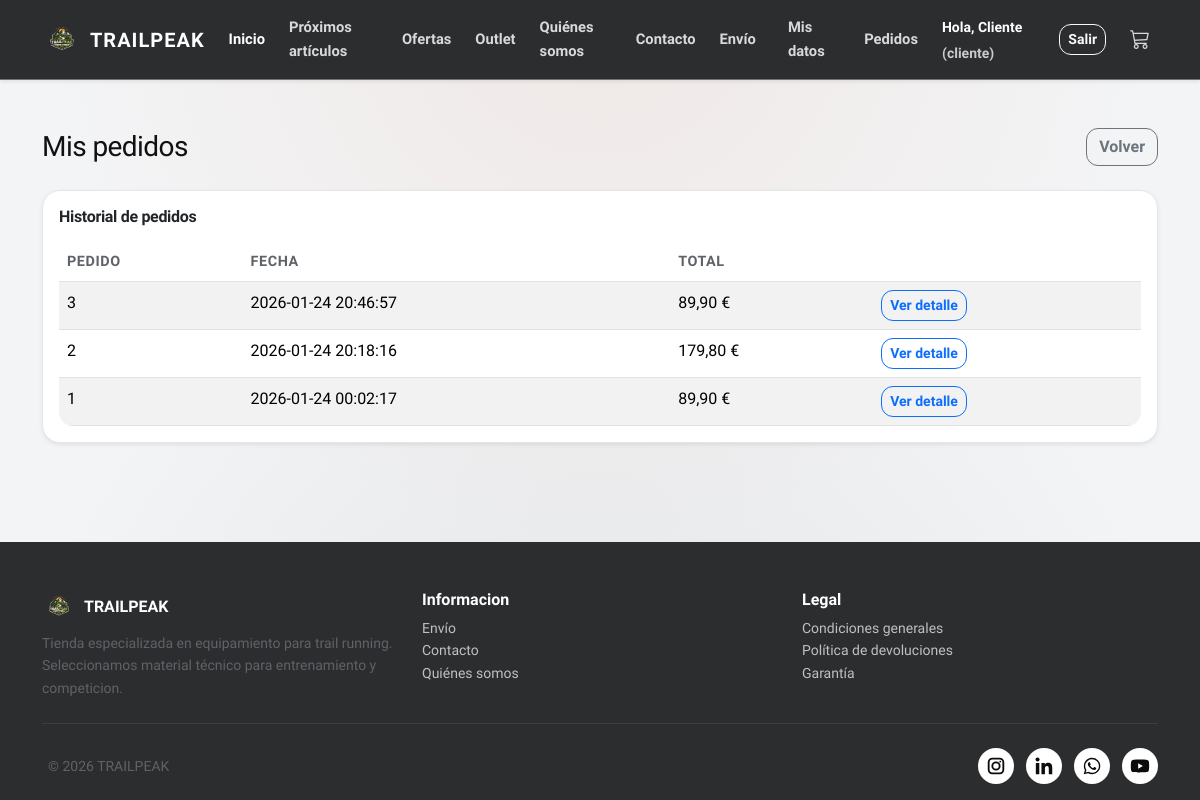
The page /mis_pedidos.php (signed in) on the database its author committed.
### tables this page shows
CREATE TABLE `pedido` (
  `id_pedido` int(11) NOT NULL,
  `fecha` datetime NOT NULL,
  `total` decimal(10,2) NOT NULL,
  `id_usuario` int(11) NOT NULL,
  `activo` tinyint(1) DEFAULT 1,
  `stripe_session_id` varchar(255) DEFAULT NULL,
  `estado` varchar(20) NOT NULL DEFAULT 'pendiente'
);

### mis_pedidos.php (the view, shortened to what this page needs)
<?php
require_once __DIR__ . '/config/db.php';
$idUsuario = (int)($_SESSION['user']['id_usuario'] ?? $_SESSION['user']['id'] ?? 0);
$stmt = $pdo->prepare("
  SELECT id_pedido, total, fecha
  FROM pedido
  WHERE id_usuario = ?
  ORDER BY fecha DESC
");
$stmt->execute([$idUsuario]);
$pedidos = $stmt->fetchAll(PDO::FETCH_ASSOC);
?>
<?php require_once __DIR__ . '/includes/header.php'; ?>
<main class="container py-5">
  <div class="d-flex justify-content-between align-items-center mb-4">
    <h1 class="h3 mb-0">Mis pedidos</h1>
    <a class="btn btn-outline-secondary" href="<?= BASE_URL ?>index.php">Volver</a>
  </div>
  <div class="card shadow-sm">
    <div class="card-body">
      <h2 class="h6 fw-bold mb-3">Historial de pedidos</h2>
      <?php if (!$pedidos): ?>
        <div class="alert alert-info mb-0">Aun no has realizado ningun pedido.</div>
      <?php else: ?>
        <div class="table-responsive">
          <table class="table table-striped mb-0">
            <thead>
              <tr>
                <th>Pedido</th>
                <th>Fecha</th>
                <th>Total</th>
                <th></th>
              </tr>
            </thead>
            <tbody>
              <?php foreach ($pedidos as $p): ?>
                <tr>
                  <td><?= (int)$p['id_pedido'] ?></td>
                  <td><?= htmlspecialchars($p['fecha']) ?></td>
                  <td><?= number_format((float)$p['total'], 2, ',', '.') ?> &euro;</td>
                  <td>
                    <a class="btn btn-sm btn-outline-primary" href="<?= BASE_URL ?>pedido.php?id=<?= (int)$p['id_pedido'] ?>">Ver detalle</a>
                  </td>
                </tr>
              <?php endforeach; ?>
            </tbody>
          </table>
        </div>
      <?php endif; ?>
    </div>
  </div>
</main>
<?php require_once __DIR__ . '/includes/footer.php'; ?>

### css/style.css (style rules this page uses)
:root { --tp-primary: #2b2d2f; --tp-secondary: #6b7280; --tp-accent: #c65d2e; --tp-bg: #f3f4f6; --tp-surface: #ffffff; --tp-text: #111111; --tp-muted: #5f6368; --tp-border: #e3e6ea; --tp-shadow: 0 14px 30px rgba(16, 24, 40, 0.08); }
html, body { margin: 0; padding: 0; }
body { font-family: "Sora", "Segoe UI", sans-serif; background-color: var(--tp-bg); background-image: radial-gradient(circle at top, rgba(198, 93, 46, 0.08), transparent 55%), radial-gradient(circle at bottom, rgba(43, 45, 47, 0.08), transparent 60%); color: var(--tp-text); line-height: 1.6; min-height: 100vh; display: flex; flex-direction: column; }
main { flex: 1 0 auto; }
h1, h2, h3, h4, h5 { letter-spacing: -0.02em; }
a { color: var(--tp-primary); }
.card { border-radius: 18px; border-color: var(--tp-border); box-shadow: var(--tp-shadow); }
.card .card-body { border-radius: inherit; }
.btn { border-radius: 12px; font-weight: 600; }
.table { background-color: var(--tp-surface); border-radius: 14px; overflow: hidden; }
.table thead th { font-size: 0.9rem; text-transform: uppercase; letter-spacing: 0.04em; color: var(--tp-muted); }

### rows shown on the page
pedido: id_pedido "3", fecha "2026-01-24 20:46:57", total "89,90"
pedido: id_pedido "2", fecha "2026-01-24 20:18:16", total "179,80"
pedido: id_pedido "1", fecha "2026-01-24 00:02:17", total "89,90"

### other values the page prints
current_user()['nombre'] "Cliente"
current_user()['rol'] "cliente"
